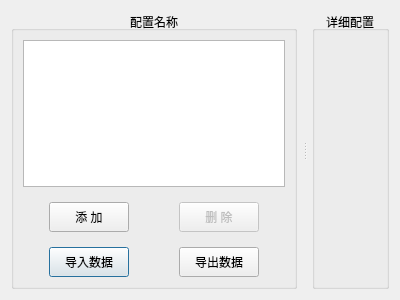
<?xml version="1.0" encoding="UTF-8"?>
<ui version="4.0">
 <class>HListCollectionDialog</class>
 <widget class="QDialog" name="HListCollectionDialog">
  <property name="geometry">
   <rect>
    <x>0</x>
    <y>0</y>
    <width>400</width>
    <height>300</height>
   </rect>
  </property>
  <property name="windowTitle">
   <string>Dialog</string>
  </property>
  <layout class="QGridLayout" name="gridLayout_3">
   <item row="0" column="0">
    <widget class="QSplitter" name="splitter">
     <property name="orientation">
      <enum>Qt::Horizontal</enum>
     </property>
     <property name="handleWidth">
      <number>15</number>
     </property>
     <widget class="QGroupBox" name="groupBox_1">
      <property name="title">
       <string>配置名称</string>
      </property>
      <property name="alignment">
       <set>Qt::AlignCenter</set>
      </property>
      <layout class="QGridLayout" name="gridLayout">
       <property name="spacing">
        <number>15</number>
       </property>
       <item row="2" column="1">
        <widget class="QPushButton" name="pushButton_01">
         <property name="minimumSize">
          <size>
           <width>0</width>
           <height>30</height>
          </size>
         </property>
         <property name="text">
          <string>导入数据</string>
         </property>
        </widget>
       </item>
       <item row="1" column="2" rowspan="2">
        <spacer name="horizontalSpacer_2">
         <property name="orientation">
          <enum>Qt::Horizontal</enum>
         </property>
         <property name="sizeHint" stdset="0">
          <size>
           <width>20</width>
           <height>20</height>
          </size>
         </property>
        </spacer>
       </item>
       <item row="1" column="1">
        <widget class="QPushButton" name="pushButton_03">
         <property name="minimumSize">
          <size>
           <width>0</width>
           <height>30</height>
          </size>
         </property>
         <property name="text">
          <string>添 加</string>
         </property>
        </widget>
       </item>
       <item row="1" column="0" rowspan="2">
        <spacer name="horizontalSpacer_1">
         <property name="orientation">
          <enum>Qt::Horizontal</enum>
         </property>
         <property name="sizeHint" stdset="0">
          <size>
           <width>0</width>
           <height>20</height>
          </size>
         </property>
        </spacer>
       </item>
       <item row="1" column="3">
        <widget class="QPushButton" name="pushButton_04">
         <property name="enabled">
          <bool>false</bool>
         </property>
         <property name="minimumSize">
          <size>
           <width>0</width>
           <height>30</height>
          </size>
         </property>
         <property name="text">
          <string>删 除</string>
         </property>
        </widget>
       </item>
       <item row="2" column="3">
        <widget class="QPushButton" name="pushButton_02">
         <property name="minimumSize">
          <size>
           <width>0</width>
           <height>30</height>
          </size>
         </property>
         <property name="text">
          <string>导出数据</string>
         </property>
        </widget>
       </item>
       <item row="1" column="4" rowspan="2">
        <spacer name="horizontalSpacer_9">
         <property name="orientation">
          <enum>Qt::Horizontal</enum>
         </property>
         <property name="sizeHint" stdset="0">
          <size>
           <width>0</width>
           <height>20</height>
          </size>
         </property>
        </spacer>
       </item>
       <item row="0" column="0" colspan="5">
        <widget class="QListView" name="listView">
         <property name="editTriggers">
          <set>QAbstractItemView::NoEditTriggers</set>
         </property>
        </widget>
       </item>
      </layout>
     </widget>
     <widget class="QGroupBox" name="groupBox_2">
      <property name="title">
       <string>详细配置</string>
      </property>
      <property name="alignment">
       <set>Qt::AlignCenter</set>
      </property>
      <layout class="QGridLayout" name="gridLayout_2">
       <property name="spacing">
        <number>9</number>
       </property>
      </layout>
     </widget>
    </widget>
   </item>
  </layout>
 </widget>
 <resources/>
 <connections/>
</ui>
